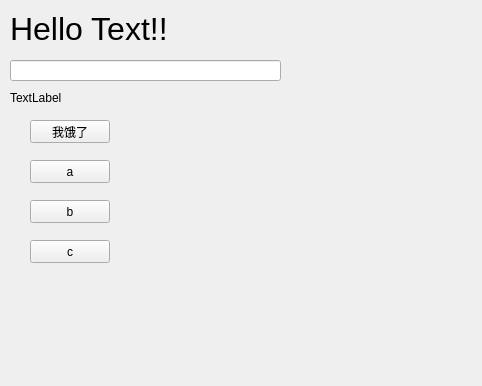
<?xml version="1.0" encoding="UTF-8"?>
<ui version="4.0">
 <class>Hello</class>
 <widget class="QWidget" name="Hello">
  <property name="geometry">
   <rect>
    <x>0</x>
    <y>0</y>
    <width>482</width>
    <height>386</height>
   </rect>
  </property>
  <property name="windowTitle">
   <string>Form</string>
  </property>
  <widget class="QLabel" name="hello">
   <property name="geometry">
    <rect>
     <x>10</x>
     <y>10</y>
     <width>200</width>
     <height>40</height>
    </rect>
   </property>
   <property name="text">
    <string>&lt;html&gt;&lt;head/&gt;&lt;body&gt;&lt;p&gt;&lt;span style=&quot; font-size:24pt;&quot;&gt;Hello Text!!&lt;/span&gt;&lt;/p&gt;&lt;/body&gt;&lt;/html&gt;</string>
   </property>
  </widget>
  <widget class="QPushButton" name="b1">
   <property name="geometry">
    <rect>
     <x>30</x>
     <y>120</y>
     <width>80</width>
     <height>23</height>
    </rect>
   </property>
   <property name="text">
    <string>我饿了</string>
   </property>
  </widget>
  <widget class="QLineEdit" name="lineEdit">
   <property name="geometry">
    <rect>
     <x>10</x>
     <y>60</y>
     <width>271</width>
     <height>21</height>
    </rect>
   </property>
  </widget>
  <widget class="QLabel" name="label">
   <property name="geometry">
    <rect>
     <x>10</x>
     <y>90</y>
     <width>271</width>
     <height>16</height>
    </rect>
   </property>
   <property name="text">
    <string>TextLabel</string>
   </property>
  </widget>
  <widget class="QPushButton" name="pushButtonA">
   <property name="geometry">
    <rect>
     <x>30</x>
     <y>160</y>
     <width>80</width>
     <height>23</height>
    </rect>
   </property>
   <property name="text">
    <string>a</string>
   </property>
  </widget>
  <widget class="QPushButton" name="pushButtonB">
   <property name="geometry">
    <rect>
     <x>30</x>
     <y>200</y>
     <width>80</width>
     <height>23</height>
    </rect>
   </property>
   <property name="text">
    <string>b</string>
   </property>
  </widget>
  <widget class="QPushButton" name="pushButtonC">
   <property name="geometry">
    <rect>
     <x>30</x>
     <y>240</y>
     <width>80</width>
     <height>23</height>
    </rect>
   </property>
   <property name="text">
    <string>c</string>
   </property>
  </widget>
 </widget>
 <resources/>
 <connections/>
</ui>
